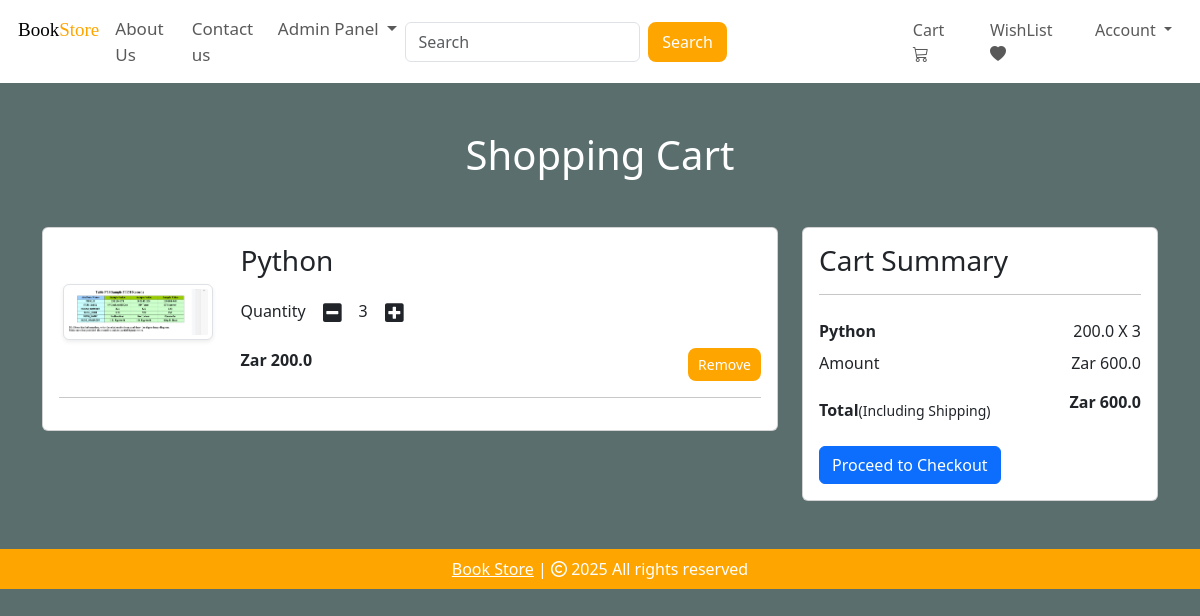
Page /cart (signed in) on the committed database.
### bookstore/models.py (models this page shows, shortened)
class Cart(db.Model):
    id = db.Column(db.Integer, primary_key=True)
    quantity = db.Column(db.Integer, nullable=False)
    customer_link = db.Column(db.Integer, db.ForeignKey('customer.id'), nullable=False)
    product_link = db.Column(db.Integer, db.ForeignKey('product.id'), nullable=False)

class Product(db.Model):
    id = db.Column(db.Integer, primary_key=True)
    product_name = db.Column(db.String(100), nullable=False)
    current_price = db.Column(db.Float, nullable=False)
    previous_price = db.Column(db.Float, nullable=True)  # Add this line
    in_stock = db.Column(db.Integer, nullable=False)
    product_picture = db.Column(db.String(1000), nullable=False)
    flash_sale = db.Column(db.Boolean, default=False)
    date_added = db.Column(db.DateTime, default=datetime.utcnow)
    department=db.Column(db.String(100),nullable=False)
    carts = db.relationship('Cart', backref=db.backref('product', lazy=True))
    orders = db.relationship('Order', backref=db.backref('product', lazy=True))
    wishlist = db.relationship('Wishlist', backref=db.backref('product', lazy=True))

### bookstore/views.py (the view)
@views.route('/cart')
@login_required
def show_cart():
    cart = Cart.query.filter_by(customer_link=current_user.id).all()
    amount = 0
    for item in cart:
        amount += item.product.current_price * item.quantity
    return render_template('cart.html', cart=cart, amount=amount, total=amount)

### bookstore/__init__.py (called while the page is built)
def create_app():
    app = Flask(__name__)
    app.config.from_object("config.Config")
    app.config["SQLALCHEMY_DATABASE_URI"] = f"sqlite:///{DB_NAME}"
    db.init_app(app)
    stripe.api_key = app.config["STRIPE_SECRET_KEY"]  # Initialize Stripe
    from .models import Customer, Cart, Product, Order
    login_manager = LoginManager()
    login_manager.init_app(app)
    login_manager.login_view = "auth.login"
    @login_manager.user_loader
    def load_user(id):
        return Customer.query.get(int(id))
    from .views import views
    from .auth import auth
    from .admin import admin
    app.register_blueprint(views, url_prefix="/")
    app.register_blueprint(auth, url_prefix="/")
    app.register_blueprint(admin, url_prefix="/")
    create_database(app)
    return app

### bookstore/templates/cart.html (shortened to what this page needs)
{% extends 'base.html' %}
{% block body %}
<div class="container my-5">
    <div class="row">
        {% if cart %}
        <h1 class="text-center mb-5" style="color: white;">Shopping Cart</h1>
        <div class="col-sm-8">
            <div class="card">
                <div class="card-body">
                    {% for item in cart %}
                    <div class="row">
                        <div class="col-sm-3 text-center align-self-center">
                            <img src="{{ item.product.product_picture }}" alt="" class="img-fluid img-thumbnail shadow-sm" height="150px" width="150px">
                        </div>
                        <div class="col-sm-9">
                            <div>
                                <h3>{{ item.product.product_name }}</h3>
                                <div class="my-3">
                                    <span>Quantity</span>
                                    <a class="minus-cart btn" pid="{{ item.product.id }}"><i class="fas fa-minus-square fa-lg"></i></a>
                                    <span id="cart_quantity_{{ item.product.id }}">{{ item.quantity }}</span>
                                    <a class="plus-cart btn" pid="{{ item.product.id }}"><i class="fas fa-plus-square fa-lg"></i></a>
                                </div>
                                <div class="d-flex justify-content-between">
                                    <p class="mb-0"><span><strong>Zar {{ item.product.current_price }}</strong></span></p>
                                    <a href="" class="remove-cart btn btn-sm btn-secondary mr-3" pid="{{ item.product.id }}">Remove</a>
                                </div>
                            </div>
                        </div>
                    </div>
                    <hr>
                    {% endfor %}
                </div>
            </div>
        </div>
        <div class="col-sm-4">
            <div class="card">
                <div class="card-body">
                    <h3>Cart Summary</h3>
                    <hr color="black">
                    <ul class="list-group">
                        {% for item in cart %}
                        <li class="list-group-item d-flex justify-content-between align-items-center border-0 px-0 pb-0">
                            <strong>{{ item.product.product_name }}</strong>
                            <span id="summary_amount_{{ item.product.id }}">{{ item.product.current_price }} X <span id="summary_quantity_{{ item.product.id }}">{{ item.quantity }}</span></span>
                        </li>
                        {% endfor %}
                        <li class="list-group-item d-flex justify-content-between align-items-center border-0 px-0 pb-0">
                            Amount <span>Zar <span id="total_amount">{{ amount }}</span></span>
                        </li>
                        <li class="list-group-item d-flex justify-content-between align-items-center border-0 px-0 mb-3">
                            <div style="margin-top: 15px;">
                                <strong>Total</strong><small>(Including Shipping)</small>
                            </div>
                            <span><strong>Zar </strong><span id="grand_total"><strong>{{ total }}</strong></span></span>
                        </li>
                    </ul>
                    <div class="d-grid">
                        <form action="{{ url_for('views.create_checkout_session') }}" method="POST">
                            <button type="submit" class="btn btn-primary">Proceed to Checkout</button>
                        </form>
                    </div>
                </div>
            </div>
        </div>
        {% else %}
        <h1 class="text-center mb-5" style="color: white;">Your Cart is Empty</h1>
        {% endif %}
    </div>
</div>
{% endblock %}

### bookstore/static/css/style.css (style rules this page uses)
.d-flex .btn { background: orange; border: 2px solid orange; border-radius: 8px; color: #fff; }

### rows in the picture
Cart: product.product_picture (picture), product.product_name "Python", quantity "3", product.current_price "200.0"

### other values in the picture
{{ amount }} "600.0"
{{ total }} "600.0"
